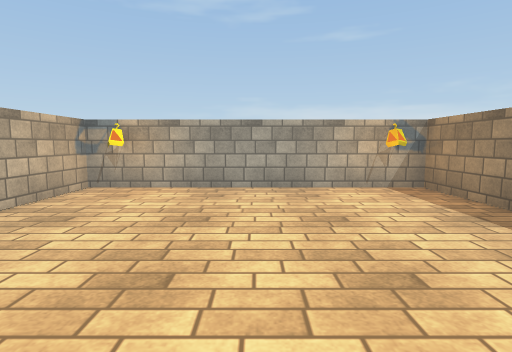
view 1 (above)

12 first-person views from a walk through a 3-D level made in the Unity game engine. The camera is 1.3 m above the floor, tilts 6° down and sees 80° across. The floor is counted in squares, 2 m on a side. Each view is taken from the middle of a square. On the plan, view 1 faces up. The plan holds only what a view shows up to about 10 squares ahead; the rest is blank. The place goes on beyond the plan. The player is left out. Surface patterns are stand-ins for the level's own textures.

view 2
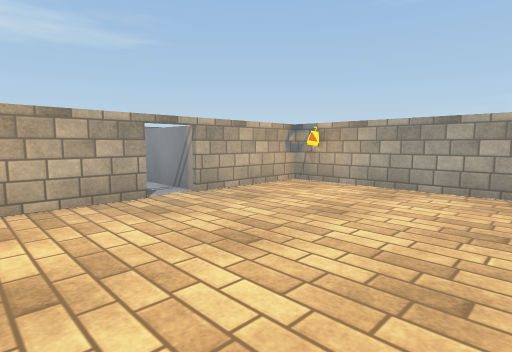

view 3
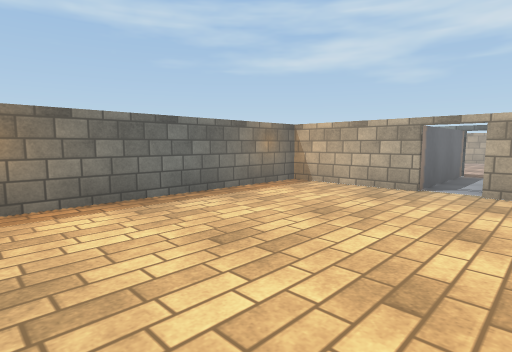

view 4
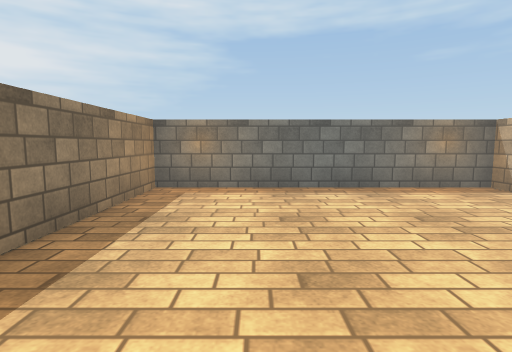

view 5
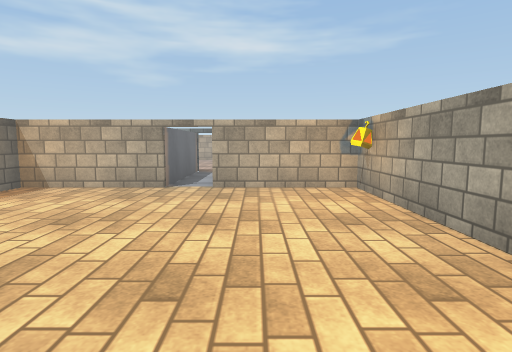

view 6
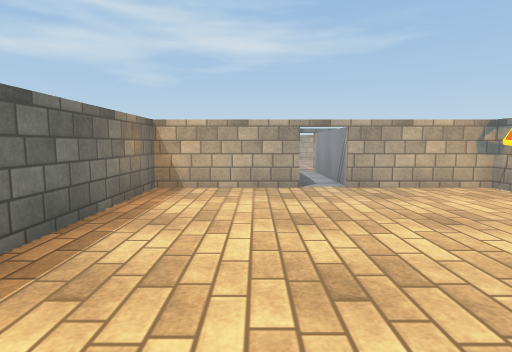

view 7
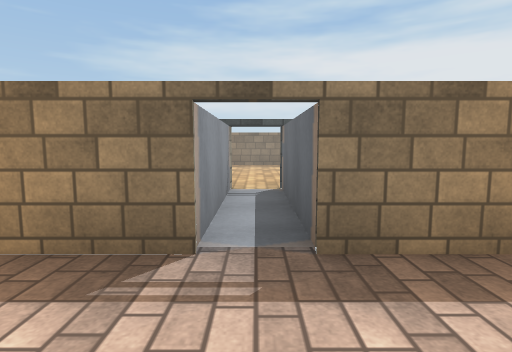

view 8
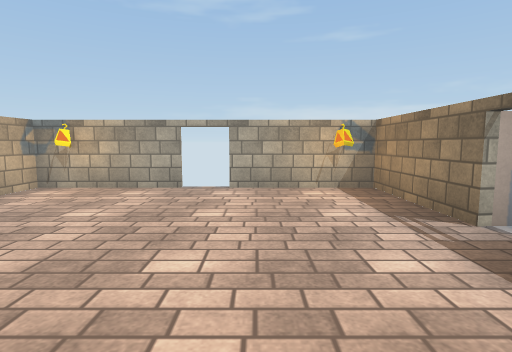

view 9
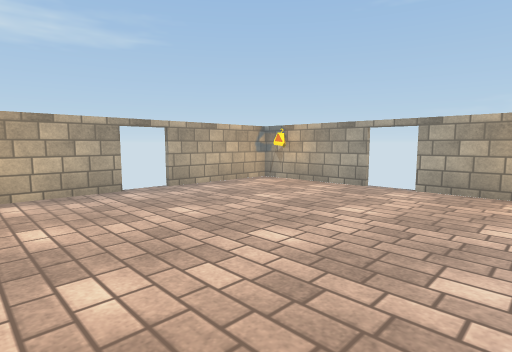

view 10
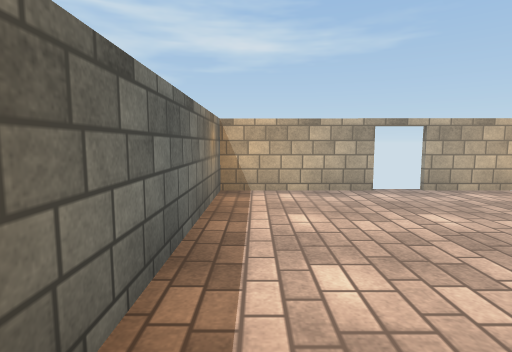

view 11
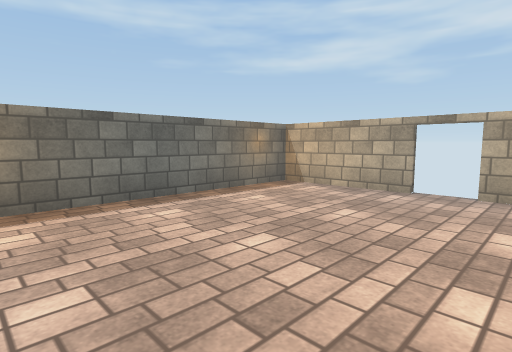

view 12
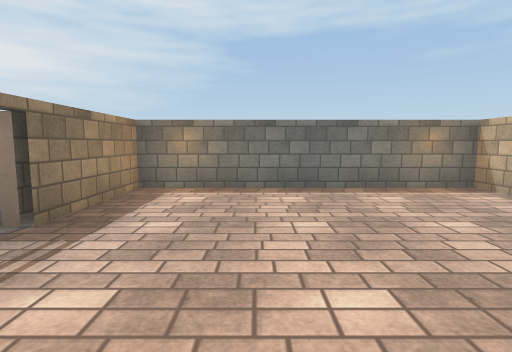

### Floor plan
Key: @ floor where view 1 was taken; # wall or solid block; x gap in a wall; . floor; O other object.
Columns run from 11 left of view 1 to 3 right of it. Each row starts with its distance up from view 1.
  5 ###x### #######
  4 #.....# #.....#
  3 #.....#O#.....#
  2  .............#
  1 #.....#O#.....#
  0 #.....# #..@..#
 -1 ####### ### ###

Positions as (right, up) in squares from view 1, and headings:
1: (0, 0), facing up
2: (1, 0), facing up-left
3: (2, 3), facing down-left
4: (1, 4), facing down
5: (2, 3), facing left
6: (2, 1), facing left
7: (-7, 2), facing right
8: (-7, 0), facing up
9: (-6, 0), facing up-left
10: (-6, 0), facing left
11: (-6, 3), facing down-left
12: (-7, 4), facing down
